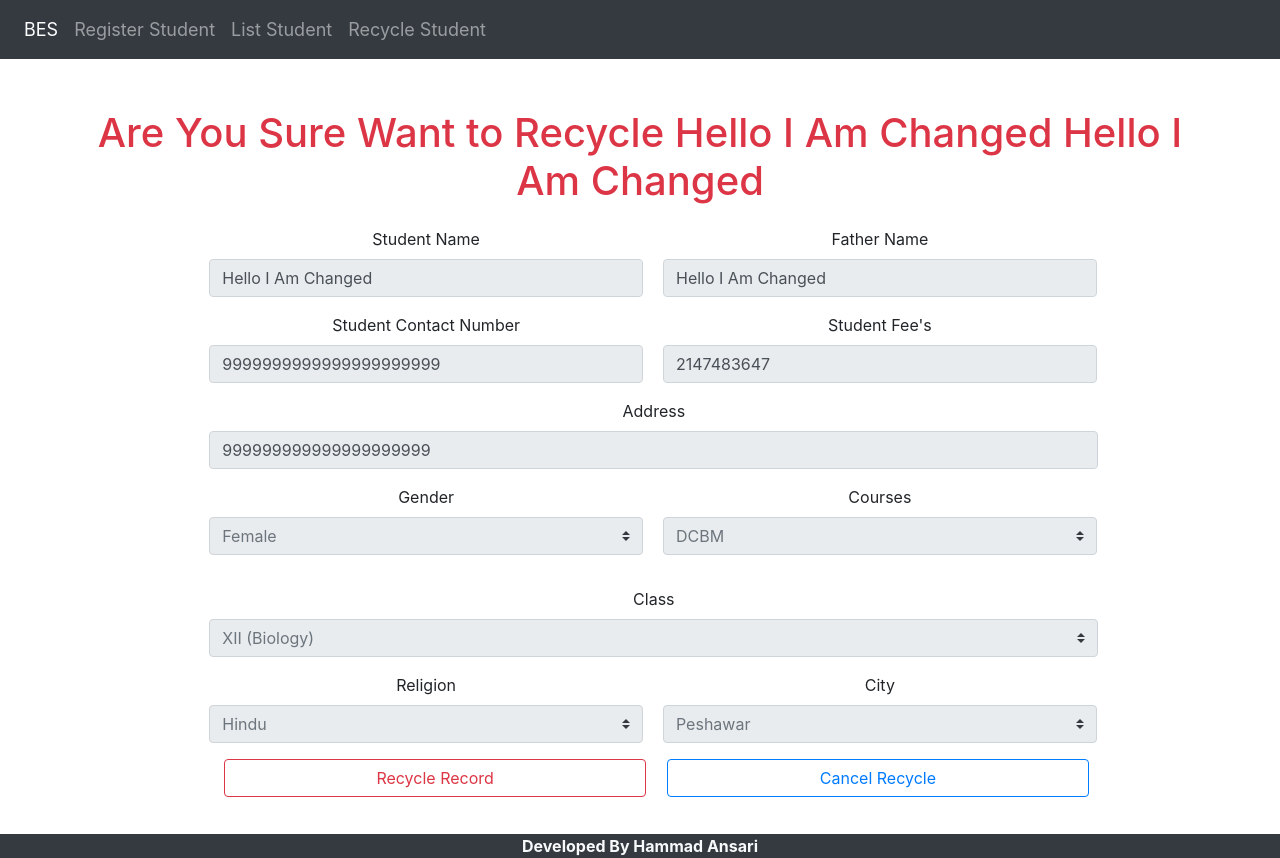
The page /cRecycle.php?Recycleid=19 on the database its author committed.
### tables this page shows
CREATE TABLE `std` (
  `s_id` int(255) NOT NULL,
  `s_name` varchar(50) NOT NULL,
  `f_name` varchar(50) NOT NULL,
  `s_cntct` varchar(50) NOT NULL,
  `s_address` varchar(50) NOT NULL,
  `s_gender` varchar(50) NOT NULL,
  `s_religion` varchar(50) NOT NULL,
  `s_city` varchar(50) NOT NULL,
  `s_class` varchar(50) NOT NULL,
  `s_courses` varchar(50) NOT NULL,
  `s_doa` varchar(50) NOT NULL,
  `s_dou` varchar(50) NOT NULL,
  `Active` tinyint(1) NOT NULL
);

CREATE TABLE `std_fee` (
  `id` int(255) NOT NULL,
  `s_id` int(50) NOT NULL,
  `s_fee_pay_date` varchar(50) NOT NULL,
  `s_fee` int(50) NOT NULL,
  `s_fee_status` tinyint(1) NOT NULL,
  `s_fee_month` varchar(100) NOT NULL,
  `s_fee_year` varchar(100) NOT NULL,
  `Active` tinyint(1) NOT NULL
);

### cRecycle.php (the view, shortened to what this page needs)
<!DOCTYPE html>
<html lang="en">
<?php
include "config.php";
?>
<head>
</head>
<?php
 $fetch_query = "SELECT *
 FROM std T1, std_fee T2
 WHERE T1.s_id = ".$_GET['Recycleid'];
$result = mysqli_query($conn, $fetch_query);
$row = mysqli_fetch_assoc($result);
?>
<body><br><br>
  <div class="container mt-5 mb-5" style="background-color:white;padding:1%">
    <div>
      <div style="text-align: center;margin-bottom:2%">
        <h1 class="text-danger">Are You Sure Want to Recycle <?php echo $row["s_name"] . " ";
                                                              echo $row["f_name"] ?></h1>
      </div>
      <form class="needs-validation" method="POST" novalidate>
        <div class="container" style="margin-left:10%">
          <div class="input-group " style="text-align: center">
            <div class="form-group" style="width:40%;">
              <label for="sname">Student Name</label>
              <input disabled value="<?php echo $row["s_name"] ?>" type="text" class="form-control inp" id="sname" placeholder="Enter Student Name" autocomplete="off" name="sname" required>
            </div>
            <div class="form-group inp" style="margin-left:20px;width:40%">
              <label for="fname">Father Name</label>
              <input disabled value="<?php echo $row["f_name"] ?>" type="text" class="form-control inp" id="fname" placeholder="Enter Father Name" autocomplete="off" name="fname" required>
            </div>
            <div class="form-group form-check">
            </div>
          </div>
          <div class="input-group " style="text-align: center">
            <div class="form-group" style="width:40%;">
              <label for="contact">Student Contact Number</label>
              <input disabled value="<?php echo $row["s_cntct"] ?>" type="number" class="form-control" id="contact" placeholder="Enter Student Contact Number" autocomplete="off" name="contact" required>
            </div>
            <div class="form-group" style="margin-left:20px;width:40%">
              <label for="fee">Student Fee's</label>
              <input disabled value="<?php echo $row["s_fee"] ?>" type="number" class="form-control" id="fee" placeholder="Enter Student Fee's" autocomplete="off" name="fee" required>
            </div>
            <div class="form-group form-check">
            </div>
          </div>
          <div class="input-group" style="text-align: center">
            <div class="form-group" style="width:82%;">
              <label for="address">Address</label>
              <input disabled value="<?php echo $row["s_address"] ?>" type="text" class="form-control inp" id="address" placeholder="Enter Student Address" autocomplete="off" name="address" required>
            </div>
            <div class="form-group" style="width:40%">
              <label for="gender">Gender</label>
              <select disabled name="gender" id="gender" class="custom-select form-control" required>
                <option selected><?php echo $row["s_gender"] ?></option>
              </select>
            </div>
            <div class="form-group form-check">
            </div>
            <div class="form-group" style="width:40%">
              <label for="courses">Courses</label>
              <select disabled name="courses" id="courses" class="custom-select form-control" required>
                <option selected><?php echo $row["s_courses"] ?></option>
              </select>
            </div>
          </div>
          <div class="input-group " style="text-align: center">
            <div class="form-group" style="width:82%">
              <label for="class">Class</label>
              <select disabled id="class" name="class" id="class" class="custom-select form-control" required>
                <option selected><?php echo $row["s_class"] ?></option>
              </select>
            </div>
            <div class="form-group form-check">
            </div>
            <div class="input-group" style="text-align: center">
              <div class="form-group" style="width:40%;">
                <label for="religion">Religion</label>
                <select disabled name="religion" id="religion" class="custom-select form-control" required>
                  <option selected><?php echo $row["s_religion"] ?></option>
                </select>
              </div>
              <div class="form-group form-check">
              </div>
              <div class="form-group" style="width:40%">
                <label for="city">City</label>
                <select disabled name="city" id="city" class="custom-select form-control" required>
                  <option selected><?php echo $row["s_city"] ?></option>
                </select>
              </div>
              <div class="form-group form-check">
              </div>
            </div>
          </div>
          <center>
            <div class="row container">
              <button type="submit" name="submit" class="btn btn-outline-danger btn" style="width:40%">Recycle Record</button>
              <a class="btn btn-outline-primary btn-default btn-block" href="./recycle.php" style="margin-left:2%;width:40%">Cancel Recycle</a>
            </div>
          </center>
      </form>
    </div>
  </div>
</body>
</html>

### rows shown on the page
std: s_name "Hello I Am Changed", f_name "Hello I Am Changed", sname "Hello I Am Changed", fname "Hello I Am Changed", contact "9999999999999999999999", address "999999999999999999999", gender "Female", courses "DCBM", class "XII (Biology)", religion "Hindu", city "Peshawar"
std_fee: fee "2147483647"
